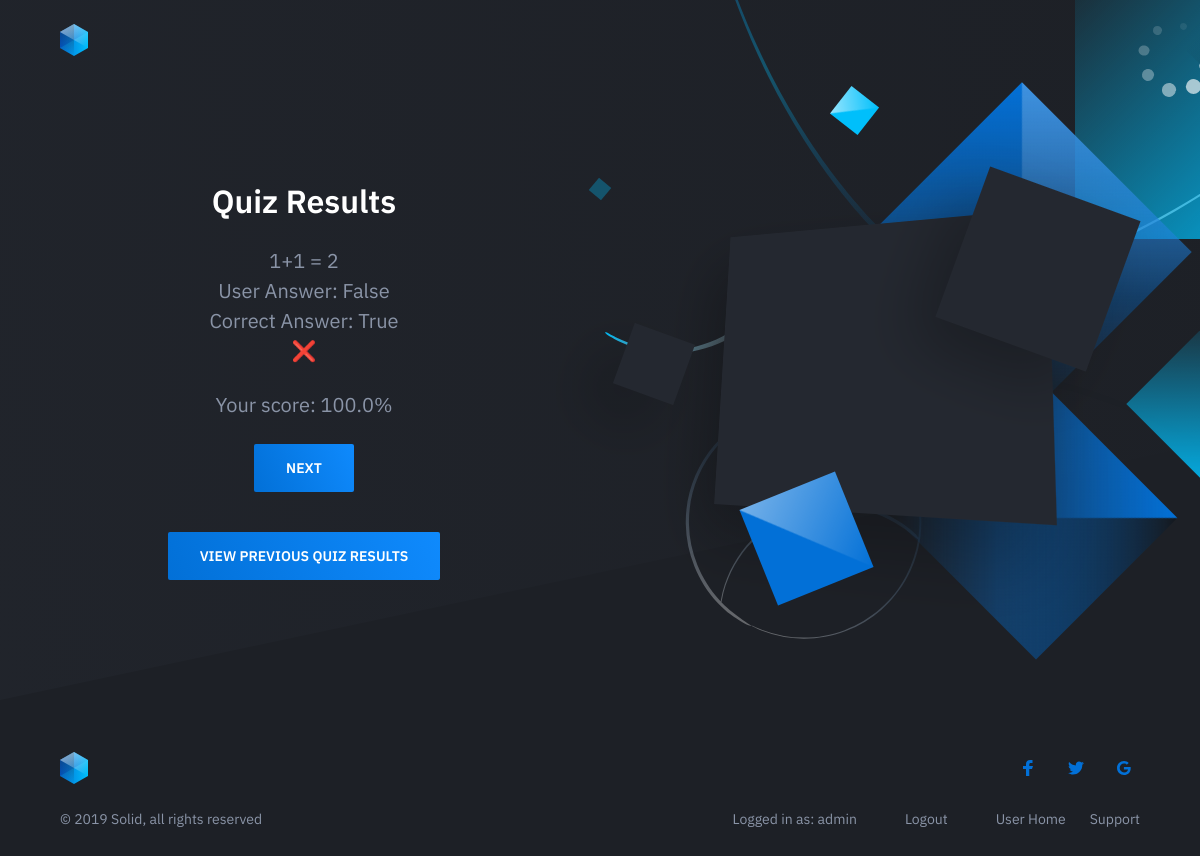
Before: /quiz/results/6/6/ (signed in) with the older database file.
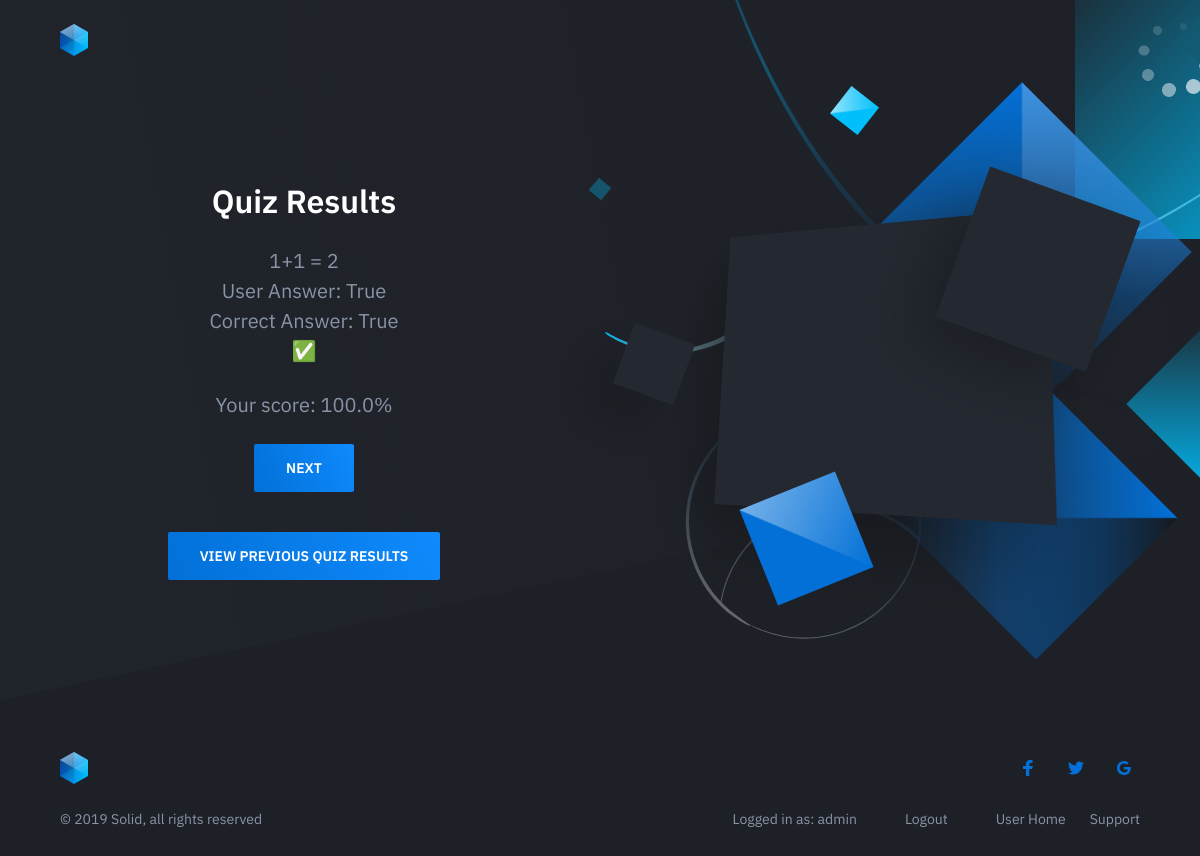
After: the same page with the newer database file.
### quiz/models.py (models this page shows, shortened)
class UserAnswer(models.Model):
    user = models.ForeignKey(User, on_delete=models.CASCADE)
    question = models.ForeignKey(Question, on_delete=models.CASCADE)
    selected_answer = models.BooleanField(null=True)  # Allow NULL values
    is_correct = models.BooleanField()

### quiz/views.py (the view)
# urls.py: path('results/<int:score>/<int:total>/', views.results_view, name='results'),
@login_required
def results_view(request, score, total):
    questions = list(Question.objects.all())
    total_questions = len(questions)
    if 'current_result_index' not in request.session or request.method == 'GET':
        request.session['current_result_index'] = 0
    current_result_index = request.session['current_result_index']
    if request.method == 'POST':
        if 'next' in request.POST:
            current_result_index += 1
        elif 'previous' in request.POST and current_result_index > 0:
            current_result_index -= 1
        request.session['current_result_index'] = current_result_index
    current_question = questions[current_result_index]
    user_answers = {answer.question.id: answer for answer in UserAnswer.objects.filter(user=request.user)}
    score_percentage = round((score / total) * 100, 2)
    is_last_result = current_result_index == total_questions - 1
    is_first_result = current_result_index == 0
    return render(request, 'quiz/results.html', {
        'current_question': current_question,
        'current_result_index': current_result_index,
        'total_questions': total_questions,
        'score_percentage': score_percentage,
        'user_answers': user_answers,
        'is_last_result': is_last_result,
        'is_first_result': is_first_result
    })

### quiz/templatetags/quiz_extras.py (called while the page is built)
@register.filter
def get_item(dictionary, key):
    return dictionary.get(key)

### quiz/templates/quiz/results.html (shortened to what the changed rows need)
{% load quiz_extras %}
<!DOCTYPE html>
<html lang="en">
<head>
    {% load static %}
    <link rel="stylesheet" href="{% static 'homepage/css/style.css' %}">
</head>
<body class="is-boxed has-animations">
    <div class="body-wrap">
        <header class="site-header">
            <div class="container">
                <div class="site-header-inner">
                    <div class="brand header-brand">
                        <h1 class="m-0">
                            <a href="#">
                                <img class="header-logo-image" src="{% static 'homepage/images/logo.svg' %}" alt="Logo">
                            </a>
                        </h1>
                    </div>
                </div>
            </div>
        </header>
        <main>
            <section class="hero">
                <div class="container">
                    <div class="hero-inner">
                        <div class="hero-copy">
                                <div class="container text-center">
                                    <div class="results-container mt-24">
                                        <p>
                                            {{ current_question.text }}
                                            <br>
                                            {% with user_answer=user_answers|get_item:current_question.id %}
                                                <span>User Answer: </span>
                                                {% if user_answer.selected_answer is None %}
                                                    <span>None</span>
                                                {% else %}
                                                    <span>{{ user_answer.selected_answer }}</span>
                                                {% endif %}
                                                <br>
                                                <span>Correct Answer: </span>
                                                {% if current_question.is_true %}
                                                    <span>True</span>
                                                {% else %}
                                                    <span>False</span>
                                                {% endif %}
                                                <br>
                                                {% if user_answer.selected_answer is None %}
                                                    <span>😶</span>
                                                {% elif user_answer.selected_answer == current_question.is_true %}
                                                    <span>✅</span>
                                                {% else %}
                                                    <span>❌</span>
                                                {% endif %}
                                            {% endwith %}
                                        </p>
                                    </div>
                                </div>
                        </div>
                    </div>
                </div>
            </section>
        </main>
    </div>
</body>
</html>

Changed rows visible on the page:
removed UserAnswer: selected_answer "False"
added UserAnswer: selected_answer "True"
